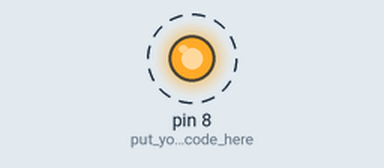
Simulated run of this sketch. Board: Arduino Uno, built with avr-gcc and run on an emulated ATmega328P. Parts: output pins drawn as LEDs (lit = HIGH). Dashed ring = blinking.

Above: at 0.5 s.
Timing chart, 0 to 4.6 s (numbered marks = the images above):
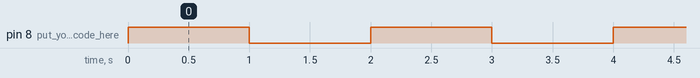

Measured:
- by itself, pin 8 (put_your_setup_code_here): alternates HIGH for 1.0 s and LOW for 1.0 s

The sketch:

heidari1.ino
```cpp
int ledpin=8;
void setup() {
 pinMode(8,OUTPUT); // put your setup code here, to run once:

}

void loop() {
 digitalWrite(8,HIGH); // put your main code here, to run repeatedly:
delay(1000);
digitalWrite(8,LOW);
delay(1000);
}
```
